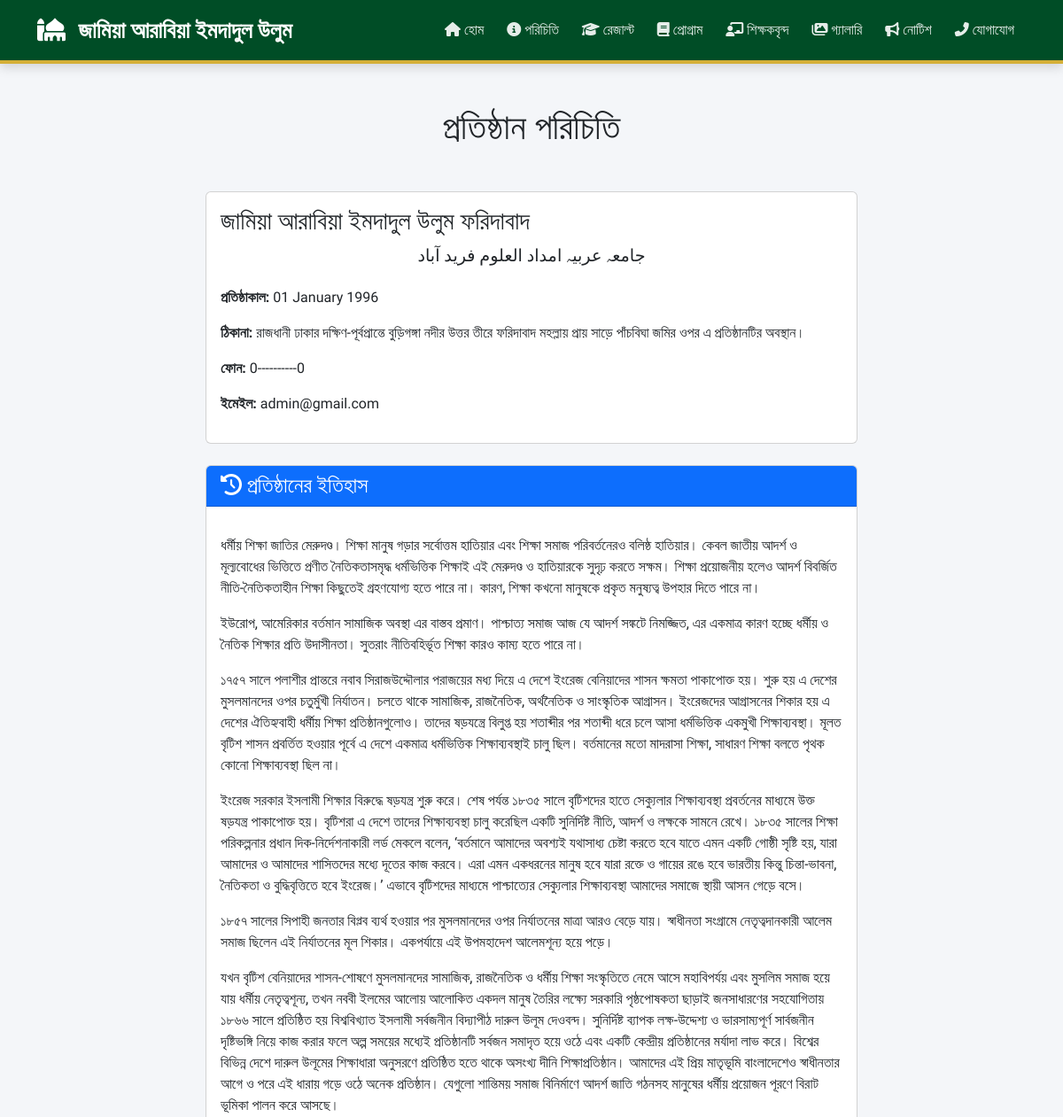
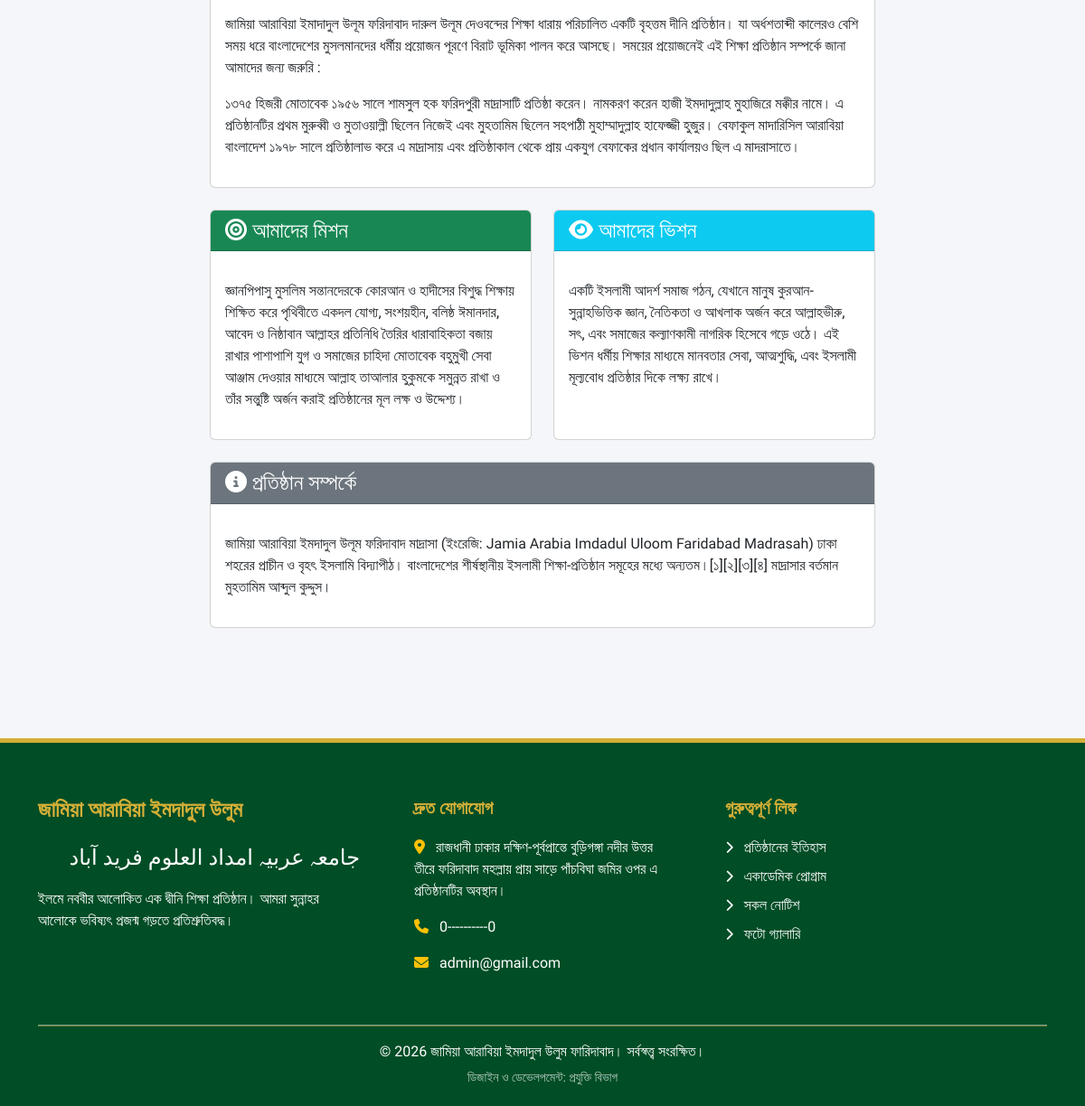
The page /about/ on the database its author committed (2 pictures, top to bottom).
### main/models.py (models this page shows, shortened)
class InstitutionInfo(models.Model):
    name = models.CharField(max_length=255, verbose_name="প্রতিষ্ঠানের নাম")
    description = models.TextField(verbose_name="বর্ণনা")
    history = models.TextField(verbose_name="ইতিহাস")
    mission = models.TextField(verbose_name="মিশন")
    vision = models.TextField(verbose_name="ভিশন")
    established_date = models.DateField(verbose_name="প্রতিষ্ঠার তারিখ")
    address = models.TextField(verbose_name="ঠিকানা")
    phone = models.CharField(max_length=20, verbose_name="ফোন")
    email = models.EmailField(verbose_name="ইমেইল")
    class Meta:
        verbose_name = "প্রতিষ্ঠানের তথ্য"
        verbose_name_plural = "প্রতিষ্ঠানের তথ্য"

### main/views.py (the view)
# urls.py: path('about/', views.about, name='about'),
def about(request):
    institution = InstitutionInfo.objects.first()
    teachers = Teacher.objects.filter(is_active=True)
    context = {
        'institution': institution,
        'teachers': teachers,
    }
    return render(request, 'main/about.html', context)

### templates/main/about.html (shortened to what this page needs)
{% extends 'base.html' %}
{% block content %}
<div class="container py-5">
    <div class="row">
        <div class="col-lg-8 mx-auto">
            <h1 class="text-center mb-5">প্রতিষ্ঠান পরিচিতি</h1>
            {% if institution %}
            <div class="card mb-4">
                <div class="card-body">
                    <h3 class="card-title">{{ institution.name }}</h3>
                    <p class="arabic-text" style="font-size: 1.2rem; text-align: center; margin-bottom: 20px;">
                        جامعہ عربیہ امداد العلوم فرید آباد
                    </p>
                    <p><strong>প্রতিষ্ঠাকাল:</strong> {{ institution.established_date|date:"d F Y" }}</p>
                    <p><strong>ঠিকানা:</strong> {{ institution.address }}</p>
                    <p><strong>ফোন:</strong> {{ institution.phone }}</p>
                    <p><strong>ইমেইল:</strong> {{ institution.email }}</p>
                </div>
            </div>
            <div class="card mb-4">
                <div class="card-header bg-primary text-white">
                    <h4 class="mb-0"><i class="fas fa-history"></i> প্রতিষ্ঠানের ইতিহাস</h4>
                </div>
                <div class="card-body">
                    <p>{{ institution.history|linebreaks }}</p>
                </div>
            </div>
            <div class="row">
                <div class="col-md-6 mb-4">
                    <div class="card h-100">
                        <div class="card-header bg-success text-white">
                            <h4 class="mb-0"><i class="fas fa-bullseye"></i> আমাদের মিশন</h4>
                        </div>
                        <div class="card-body">
                            <p>{{ institution.mission|linebreaks }}</p>
                        </div>
                    </div>
                </div>
                <div class="col-md-6 mb-4">
                    <div class="card h-100">
                        <div class="card-header bg-info text-white">
                            <h4 class="mb-0"><i class="fas fa-eye"></i> আমাদের ভিশন</h4>
                        </div>
                        <div class="card-body">
                            <p>{{ institution.vision|linebreaks }}</p>
                        </div>
                    </div>
                </div>
            </div>
            <div class="card mb-4">
                <div class="card-header bg-secondary text-white">
                    <h4 class="mb-0"><i class="fas fa-info-circle"></i> প্রতিষ্ঠান সম্পর্কে</h4>
                </div>
                <div class="card-body">
                    <p>{{ institution.description|linebreaks }}</p>
                </div>
            </div>
            {% else %}
            <div class="alert alert-warning">
                প্রতিষ্ঠানের তথ্য এখনো যোগ করা হয়নি। অ্যাডমিন প্যানেলে গিয়ে প্রতিষ্ঠানের তথ্য যোগ করুন।
            </div>
            {% endif %}
        </div>
    </div>
</div>
{% endblock %}

### templates/base.html (shortened to what this page needs)
<!DOCTYPE html>
<html lang="bn">
<head>
    <link href="https://cdn.jsdelivr.net/npm/bootstrap@5.3.0/dist/css/bootstrap.min.css" rel="stylesheet">
    <link rel="stylesheet" href="https://cdnjs.cloudflare.com/ajax/libs/font-awesome/6.4.0/css/all.min.css">
</head>
<body>
    <nav class="navbar navbar-expand-lg navbar-dark sticky-top">
        <div class="container">
            <a class="navbar-brand" href="{% url 'home' %}">
                <i class="fas fa-mosque me-2"></i> জামিয়া আরাবিয়া ইমদাদুল উলুম
            </a>
            <div class="collapse navbar-collapse" id="navbarNav">
                <ul class="navbar-nav ms-auto text-center">
                    <li class="nav-item"><a class="nav-link" href="{% url 'home' %}"><i class="fas fa-home"></i> হোম</a></li>
                    <li class="nav-item"><a class="nav-link" href="{% url 'about' %}"><i class="fas fa-info-circle"></i> পরিচিতি</a></li>
                    <li class="nav-item"><a class="nav-link" href="{% url 'result_home' %}"><i class="fas fa-graduation-cap"></i> রেজাল্ট</a></li>
                    <li class="nav-item"><a class="nav-link" href="{% url 'programs' %}"><i class="fas fa-book"></i> প্রোগ্রাম</a></li>
                    <li class="nav-item"><a class="nav-link" href="{% url 'teachers' %}"><i class="fas fa-chalkboard-teacher"></i> শিক্ষকবৃন্দ</a></li>
                    <li class="nav-item"><a class="nav-link" href="{% url 'gallery' %}"><i class="fas fa-images"></i> গ্যালারি</a></li>
                    <li class="nav-item"><a class="nav-link" href="{% url 'all_notices' %}"><i class="fas fa-bullhorn"></i> নোটিশ</a></li>
                    <li class="nav-item"><a class="nav-link" href="{% url 'contact' %}"><i class="fas fa-phone-alt"></i> যোগাযোগ</a></li>
                </ul>
            </div>
        </div>
    </nav>
    <main>
        {% block content %}{% endblock %}
    </main>
    <footer class="footer">
        <div class="container">
            <div class="row">
                <div class="col-md-4 mb-4">
                    <h4>জামিয়া আরাবিয়া ইমদাদুল উলুম</h4>
                    <p class="arabic-text">جامعہ عربیہ امداد العلوم فرید آباد</p>
                    <p>ইলমে নববীর আলোকিত এক দ্বীনি শিক্ষা প্রতিষ্ঠান। আমরা সুন্নাহর আলোকে ভবিষ্যৎ প্রজন্ম গড়তে প্রতিশ্রুতিবদ্ধ।</p>
                </div>
                <div class="col-md-4 mb-4 px-md-5">
                    <h5>দ্রুত যোগাযোগ</h5>
                    {% if institution %}
                    <p><i class="fas fa-map-marker-alt me-2 text-warning"></i> {{ institution.address }}</p>
                    <p><i class="fas fa-phone me-2 text-warning"></i> {{ institution.phone }}</p>
                    <p><i class="fas fa-envelope me-2 text-warning"></i> {{ institution.email }}</p>
                    {% else %}
                    <p><i class="fas fa-map-marker-alt me-2 text-warning"></i> ফারিদাবাদ, ঢাকা, বাংলাদেশ।</p>
                    <p><i class="fas fa-phone me-2 text-warning"></i> +৮৮০ ১২৩৪-৫৬৭৮৯০</p>
                    {% endif %}
                </div>
                <div class="col-md-4 mb-4">
                    <h5>গুরুত্বপূর্ণ লিঙ্ক</h5>
                    <ul class="list-unstyled">
                        <li class="mb-2"><a href="{% url 'about' %}" class="text-light"><i class="fas fa-chevron-right small me-2"></i> প্রতিষ্ঠানের ইতিহাস</a></li>
                        <li class="mb-2"><a href="{% url 'programs' %}" class="text-light"><i class="fas fa-chevron-right small me-2"></i> একাডেমিক প্রোগ্রাম</a></li>
                        <li class="mb-2"><a href="{% url 'all_notices' %}" class="text-light"><i class="fas fa-chevron-right small me-2"></i> সকল নোটিশ</a></li>
                        <li class="mb-2"><a href="{% url 'gallery' %}" class="text-light"><i class="fas fa-chevron-right small me-2"></i> ফটো গ্যালারি</a></li>
                    </ul>
                </div>
            </div>
            <hr style="background-color: var(--madrasa-gold); height: 2px; opacity: 0.5;">
            <div class="row">
                <div class="col-md-12 text-center">
                    <p class="mb-1">&copy; {% now "Y" %} জামিয়া আরাবিয়া ইমদাদুল উলুম ফারিদাবাদ। সর্বস্বত্ত্ব সংরক্ষিত।</p>
                    <small style="opacity: 0.7;">ডিজাইন ও ডেভেলপমেন্ট: প্রযুক্তি বিভাগ</small>
                </div>
            </div>
        </div>
    </footer>
</body>
</html>

### templates/base.html (style rules this page uses)
:root { --madrasa-green: #004d26; --madrasa-gold: #d4af37; }
body { font-family: 'Hind Siliguri', sans-serif; background-color: #f4f6f9; }
.navbar { background-color: var(--madrasa-green) !important; border-bottom: 4px solid var(--madrasa-gold); padding: 10px 0; box-shadow: 0 4px 12px rgba(0,0,0,0.15); }
.navbar-brand { font-weight: 700; font-size: 1.6rem; color: white !important; }
.nav-link { color: rgba(255,255,255,0.9) !important; font-weight: 500; margin: 0 5px; transition: all 0.3s ease; border-radius: 5px; }
.footer { background-color: var(--madrasa-green); color: white; padding: 60px 0 20px 0; margin-top: 50px; border-top: 5px solid var(--madrasa-gold); }
.footer h4, .footer h5 { color: var(--madrasa-gold); font-weight: 700; margin-bottom: 20px; }
.footer a { text-decoration: none; transition: 0.3s; }
.arabic-text { font-family: 'Traditional Arabic', 'Amiri', serif; direction: rtl; font-size: 1.5rem; }

### rows shown on the page
InstitutionInfo: name "জামিয়া আরাবিয়া ইমদাদুল উলুম ফরিদাবাদ", established_date "01 January 1996", address "রাজধানী ঢাকার দক্ষিণ-পূর্বপ্রান্তে বুড়িগঙ্গা নদীর উত্তর তীরে ফরিদাবাদ মহল্লায় প্রায় সাড়ে পাঁচবিঘা জমির ওপর এ প্রতিষ্ঠানটির অবস্থান।", phone "0----------0", email "admin@gmail.com", history "ধর্মীয় শিক্ষা জাতির মেরুদণ্ড। শিক্ষা মানুষ গড়ার সর্বোত্তম হাতিয়ার এবং শিক্ষা সমাজ পরিবর্তনেরও বলিষ্ঠ হাতিয়ার। কেবল জাতীয় আদর্শ ও মূল্যবোধের ভিত্তিতে প্রণীত নৈতিকতাসমৃদ্ধ ধর্মভিত্তিক শিক্ষাই এই মেরুদণ্ড ও হাতিয়ারকে সুদৃঢ় করতে সক্ষম। শিক্ষা প্রয়োজনীয় হলেও আদর্শ বিবর্জিত নীতি-নৈতিকতাহীন শিক্ষা কিছুতেই গ্রহণযোগ্য হতে পারে না। কারণ, শিক্ষা কখনো মানুষকে প্রকৃত মনুষ্যত্ব উপহার দিতে পারে না। ইউরোপ, আমেরিকার বর্তমান সামাজিক অবস্থা এর বাস্তব প্রমাণ। পাশ্চাত্য সমাজ আজ যে আদর্শ সঙ্কটে নিমজ্জিত, এর একমাত্র কারণ হচ্ছে ধর্মীয় ও নৈতিক শিক্ষার প্রতি উদাসীনতা। সুতরাং নীতিবহির্ভূত শিক্ষা কারও কাম্য হতে পারে না। ১৭৫৭ সালে পলাশীর প্রান্তরে নবাব সিরাজউদ্দৌলার পরাজয়ের মধ্য দিয়ে এ দেশে ইংরেজ বেনিয়াদের…", mission "জ্ঞানপিপাসু মুসলিম সন্তানদেরকে কোরআন ও হাদীসের বিশুদ্ধ শিক্ষায় শিক্ষিত করে পৃথিবীতে একদল যোগ্য, সংশয়হীন, বলিষ্ঠ ঈমানদার, আবেদ ও নিষ্ঠাবান আল্লাহর প্রতিনিধি তৈরির ধারাবাহিকতা বজায় রাখার পাশাপাশি যুগ ও সমাজের চাহিদা মোতাবেক বহুমুখী সেবা আঞ্জাম দেওয়ার মাধ্যমে আল্লাহ তাআলার হুকুমকে সমুন্নত রাখা ও তাঁর সন্তুষ্টি অর্জন করাই প্রতিষ্ঠানের মূল লক্ষ ও উদ্দেশ্য।", vision "একটি ইসলামী আদর্শ সমাজ গঠন, যেখানে মানুষ কুরআন-সুন্নাহভিত্তিক জ্ঞান, নৈতিকতা ও আখলাক অর্জন করে আল্লাহভীরু, সৎ, এবং সমাজের কল্যাণকামী নাগরিক হিসেবে গড়ে ওঠে। এই ভিশন ধর্মীয় শিক্ষার মাধ্যমে মানবতার সেবা, আত্মশুদ্ধি, এবং ইসলামী মূল্যবোধ প্রতিষ্ঠার দিকে লক্ষ্য রাখে।", description "জামিয়া আরাবিয়া ইমদাদুল উলূম ফরিদাবাদ মাদ্রাসা (ইংরেজি: Jamia Arabia Imdadul Uloom Faridabad Madrasah) ঢাকা শহরের প্রাচীন ও বৃহৎ ইসলামি বিদ্যাপীঠ। বাংলাদেশের শীর্ষস্থানীয় ইসলামী শিক্ষা-প্রতিষ্ঠান সমূহের মধ্যে অন্যতম।[১][২][৩][৪] মাদ্রাসার বর্তমান মুহতামিম আব্দুল কুদ্দুস।"
